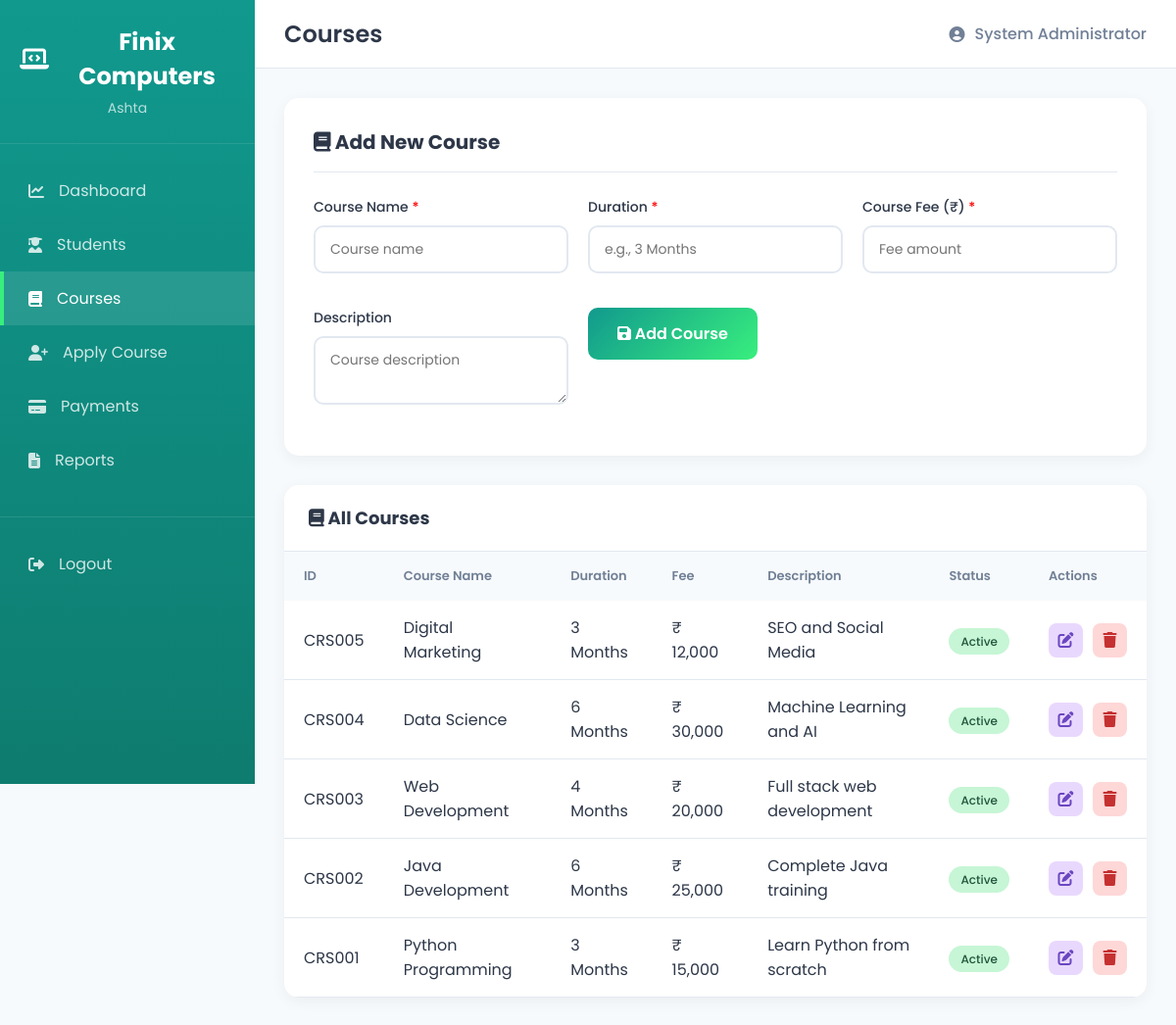
The app's page /index.php?page=courses (signed in) with its own data.
### tables this page shows
CREATE TABLE IF NOT EXISTS courses (
    course_id INT AUTO_INCREMENT PRIMARY KEY,
    course_name VARCHAR(150) NOT NULL,
    duration VARCHAR(50) NOT NULL,
    fee DECIMAL(10,2) NOT NULL,
    description TEXT,
    status ENUM('active', 'inactive') DEFAULT 'active',
    created_at TIMESTAMP DEFAULT CURRENT_TIMESTAMP
);

### modules/courses/courses.php (the view, shortened to what this page needs)
<?php
$courses = mysqli_query($conn, "SELECT * FROM courses ORDER BY course_id DESC");
?>
<div class="form-container">
    <h3><i class="fas fa-book"></i> Add New Course</h3>
    <form method="POST" class="form-grid">
        <div class="form-group">
            <label>Course Name <span style="color:red">*</span></label>
            <input type="text" name="course_name" required placeholder="Course name">
        </div>
        <div class="form-group">
            <label>Duration <span style="color:red">*</span></label>
            <input type="text" name="duration" required placeholder="e.g., 3 Months">
        </div>
        <div class="form-group">
            <label>Course Fee (₹) <span style="color:red">*</span></label>
            <input type="number" name="fee" required placeholder="Fee amount" min="0">
        </div>
        <div class="form-group">
            <label>Description</label>
            <textarea name="description" placeholder="Course description"></textarea>
        </div>
        <div class="form-group">
            <button type="submit" name="add_course" class="btn-submit"><i class="fas fa-save"></i> Add Course</button>
        </div>
    </form>
</div>
<div class="data-table">
    <div class="table-header">
        <h3><i class="fas fa-book"></i> All Courses</h3>
    </div>
    <table id="courseTable">
        <thead>
            <tr><th>ID</th><th>Course Name</th><th>Duration</th><th>Fee</th><th>Description</th><th>Status</th><th>Actions</th></tr>
        </thead>
        <tbody>
            <?php if (mysqli_num_rows($courses) > 0): while ($row = mysqli_fetch_assoc($courses)): ?>
                <tr>
                    <td><?php echo 'CRS'.str_pad($row['course_id'],3,'0',STR_PAD_LEFT); ?></td>
                    <td><?php echo $row['course_name']; ?></td>
                    <td><?php echo $row['duration']; ?></td>
                    <td>₹ <?php echo number_format($row['fee']); ?></td>
                    <td><?php echo $row['description']; ?></td>
                    <td><a href="?page=courses&toggle=<?php echo $row['course_id']; ?>" class="status-badge <?php echo $row['status']; ?>" style="text-decoration:none;"><?php echo ucfirst($row['status']); ?></a></td>
                    <td>
                        <div class="action-btns">
                            <a href="?page=courses&edit=<?php echo $row['course_id']; ?>" class="edit"><i class="fas fa-edit"></i></a>
                            <a href="?page=courses&delete=<?php echo $row['course_id']; ?>" class="delete delete-btn" onclick="return confirm('Delete?')"><i class="fas fa-trash"></i></a>
                        </div>
                    </td>
                </tr>
            <?php endwhile; else: ?>
                <tr><td colspan="7" style="text-align:center;color:#999;padding:40px;">No courses yet</td></tr>
            <?php endif; ?>
        </tbody>
    </table>
</div>

### index.php (shortened to what this page needs)
<?php
$page = isset($_GET['page']) ? $_GET['page'] : 'dashboard';
$conn = mysqli_connect(DB_HOST, DB_USER, DB_PASS, DB_NAME);
mysqli_set_charset($conn, 'utf8mb4');
?>
<!DOCTYPE html>
<html lang="en">
<head>
    <link rel="stylesheet" href="https://cdnjs.cloudflare.com/ajax/libs/font-awesome/6.4.0/css/all.min.css">
    <link rel="stylesheet" href="assets/css/style.css">
</head>
<body>
<div class="wrapper">
    <nav class="sidebar" id="sidebar">
        <div class="sidebar-header">
            <div class="logo">
                <i class="fas fa-laptop-code"></i>
                <span>Finix Computers</span>
            </div>
            <span class="location">Ashta</span>
        </div>
        <ul class="nav-links">
            <li class="<?php echo $page === 'dashboard' ? 'active' : ''; ?>">
                <a href="index.php?page=dashboard"><i class="fas fa-chart-line"></i><span>Dashboard</span></a>
            </li>
            <li class="<?php echo $page === 'students' ? 'active' : ''; ?>">
                <a href="index.php?page=students"><i class="fas fa-user-graduate"></i><span>Students</span></a>
            </li>
            <li class="<?php echo $page === 'courses' ? 'active' : ''; ?>">
                <a href="index.php?page=courses"><i class="fas fa-book"></i><span>Courses</span></a>
            </li>
            <li class="<?php echo $page === 'apply_course' ? 'active' : ''; ?>">
                <a href="index.php?page=apply_course"><i class="fas fa-user-plus"></i><span>Apply Course</span></a>
            </li>
            <li class="<?php echo $page === 'payments' ? 'active' : ''; ?>">
                <a href="index.php?page=payments"><i class="fas fa-credit-card"></i><span>Payments</span></a>
            </li>
            <li class="<?php echo $page === 'reports' ? 'active' : ''; ?>">
                <a href="index.php?page=reports"><i class="fas fa-file-alt"></i><span>Reports</span></a>
            </li>
            <li class="logout">
                <a href="logout.php"><i class="fas fa-sign-out-alt"></i><span>Logout</span></a>
            </li>
        </ul>
    </nav>
    <div class="main-content">
        <header class="top-header">
            <div class="header-left">
                <h2><?php echo ucfirst(str_replace('_', ' ', $page)); ?></h2>
            </div>
            <div class="header-right">
                <div class="admin-info">
                    <i class="fas fa-user-circle"></i>
                    <span><?php echo $_SESSION['admin_name'] ?? 'Admin'; ?></span>
                </div>
            </div>
        </header>
        <main class="content">
<?php
switch($page) {
    case 'courses': include 'modules/courses/courses.php'; break;
}
?>
        </main>
    </div>
</div>
</body>
</html>

### assets/css/style.css (style rules this page uses)
* { margin: 0; padding: 0; box-sizing: border-box; font-family: 'Poppins', sans-serif; }
:root { --primary: #11998e; --primary-dark: #0e7c6f; --secondary: #38ef7d; --dark: #2d3748; --light: #f7fafc; --gray: #718096; --white: #ffffff; --border: #e2e8f0; --sidebar-width: 260px; --header-height: 70px; }
body { background: var(--light); font-family: 'Poppins', sans-serif; }
.wrapper { display: flex; min-height: 100vh; }
.sidebar { width: var(--sidebar-width); background: linear-gradient(180deg, var(--primary) 0%, var(--primary-dark) 100%); position: fixed; height: 100vh; left: 0; top: 0; z-index: 1000; }
.sidebar-header { padding: 25px 20px; text-align: center; border-bottom: 1px solid rgba(255,255,255,0.1); }
.sidebar-header .logo { display: flex; align-items: center; justify-content: center; gap: 10px; font-size: 24px; font-weight: 700; color: white; }
.sidebar-header .location { display: block; color: rgba(255,255,255,0.7); font-size: 14px; margin-top: 5px; }
.nav-links { list-style: none; padding: 20px 0; }
.nav-links li a { display: flex; align-items: center; gap: 15px; padding: 15px 25px; color: rgba(255,255,255,0.8); text-decoration: none; transition: all 0.3s; border-left: 4px solid transparent; }
.nav-links li a:hover, .nav-links li.active a { background: rgba(255,255,255,0.1); color: white; border-left-color: var(--secondary); }
.nav-links li.logout { margin-top: 30px; border-top: 1px solid rgba(255,255,255,0.1); padding-top: 20px; }
.main-content { margin-left: var(--sidebar-width); flex: 1; min-height: 100vh; }
.top-header { height: var(--header-height); background: white; border-bottom: 1px solid var(--border); display: flex; align-items: center; justify-content: space-between; padding: 0 30px; position: sticky; top: 0; z-index: 100; }
.header-left { display: flex; align-items: center; gap: 20px; }
.top-header h2 { font-size: 24px; font-weight: 600; color: var(--dark); }
.header-right { display: flex; align-items: center; gap: 20px; }
.admin-info { display: flex; align-items: center; gap: 10px; color: var(--gray); font-weight: 500; }
.content { padding: 30px; }
.data-table { background: white; border-radius: 15px; box-shadow: 0 4px 15px rgba(0,0,0,0.05); overflow: hidden; margin-bottom: 30px; }
.table-header { padding: 20px 25px; border-bottom: 1px solid var(--border); display: flex; align-items: center; justify-content: space-between; }
.table-header h3 { font-size: 18px; color: var(--dark); }
table { width: 100%; border-collapse: collapse; }
table thead { background: var(--light); }
table th { padding: 15px 20px; text-align: left; font-weight: 600; color: var(--gray); font-size: 13px; }
table td { padding: 15px 20px; border-bottom: 1px solid var(--border); color: var(--dark); }
.status-badge { padding: 5px 12px; border-radius: 20px; font-size: 12px; font-weight: 500; }
.status-badge.active { background: #c6f6d5; color: #22543d; }
.action-btns { display: flex; gap: 10px; }
.action-btns a, .action-btns button { width: 35px; height: 35px; border: none; border-radius: 8px; cursor: pointer; display: flex; align-items: center; justify-content: center; text-decoration: none; }
.action-btns .edit { background: #e9d8fd; color: #6b46c1; }
.action-btns .delete { background: #fed7d7; color: #c53030; }
.form-container { background: white; padding: 30px; border-radius: 15px; box-shadow: 0 4px 15px rgba(0,0,0,0.05); margin-bottom: 30px; }
.form-container h3 { font-size: 20px; color: var(--dark); margin-bottom: 25px; padding-bottom: 15px; border-bottom: 1px solid var(--border); }
.form-grid { display: grid; grid-template-columns: repeat(auto-fit, minmax(250px, 1fr)); gap: 20px; }
.form-group { margin-bottom: 15px; }
.form-group label { display: block; margin-bottom: 8px; color: var(--dark); font-weight: 500; font-size: 14px; }
.form-group input, .form-group select, .form-group textarea { width: 100%; padding: 12px 15px; border: 2px solid var(--border); border-radius: 10px; font-size: 14px; background: white; }
.btn-submit { padding: 14px 30px; background: linear-gradient(135deg, var(--primary) 0%, var(--secondary) 100%); color: white; border: none; border-radius: 10px; font-size: 16px; font-weight: 600; cursor: pointer; }

### records on screen
courses: course_id "005", course_name "Digital Marketing", duration "3 Months", fee "12,000", description "SEO and Social Media", status "Active"
courses: course_id "004", course_name "Data Science", duration "6 Months", fee "30,000", description "Machine Learning and AI", status "Active"
courses: course_id "003", course_name "Web Development", duration "4 Months", fee "20,000", description "Full stack web development", status "Active"
courses: course_id "002", course_name "Java Development", duration "6 Months", fee "25,000", description "Complete Java training", status "Active"
courses: course_id "001", course_name "Python Programming", duration "3 Months", fee "15,000", description "Learn Python from scratch", status "Active"

### other values on screen
str_replace('_', ' ', $page) "Courses"
$_SESSION['admin_name'] "System Administrator"
